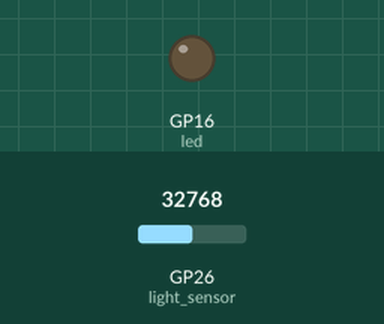
Simulated run of this program. Board: Raspberry Pi Pico running MicroPython. Parts: output pins drawn as LEDs (lit = HIGH). The test bench sets the inputs (shaded band); at power-on: GP26 (light_sensor) = 32768 (analog values on the 0–65535 scale). What the program prints to the serial console is not drawn.

Above: at 1.2 s.
1.3 s: GP26 (light_sensor) set to 20928
2.8 s: GP26 (light_sensor) set to 19584
At 3.8 s:
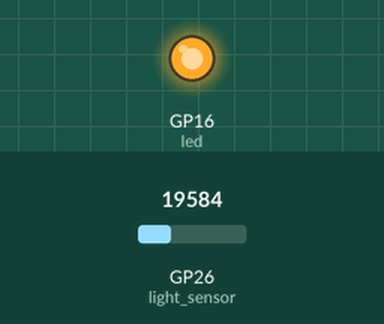
4.3 s: GP26 (light_sensor) set to 20655
At 5.2 s:
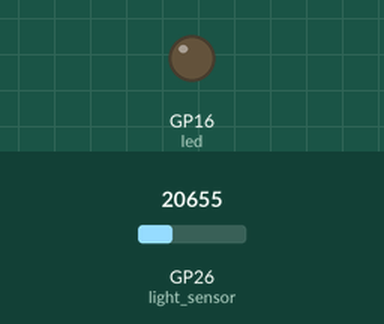
5.8 s: GP26 (light_sensor) set to 19660
At 6.5 s:
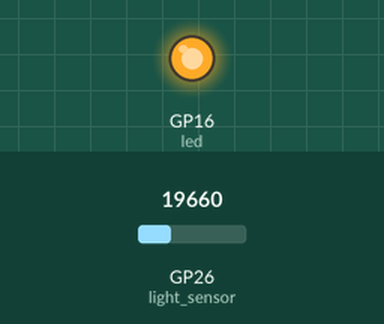
Timing chart, 0 to 8.3 s (numbered marks = the images above; inputs shaded):
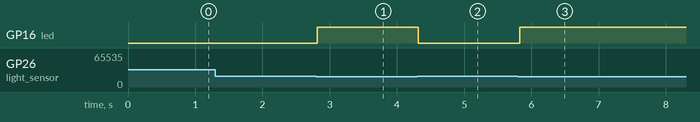

Measured:
- the behaviour switches between 20000 and 19984 on GP26 (light_sensor) (found by bisection; images 0 and 1)
- after the input at 1.3 s, every drawn part: stays the same
- after the input at 2.8 s, GP16 (led): LOW → HIGH at once
- after the input at 4.3 s, GP16 (led): HIGH → LOW at once
- after the input at 5.8 s, GP16 (led): LOW → HIGH at once

The program:

02_threshold_led.py
```python
from machine import ADC, Pin
import time

# ── ピン設定 ─────────────────────────────────────────────────────────
LIGHT_SENSOR_PIN = 26   # Grove A0 コネクタ
LED_PIN          = 16   # Grove D16 コネクタ

# ── しきい値 ─────────────────────────────────────────────────────────
# この値より ADC値が小さい（暗い）と LED が点灯する
# 撮影時実測: 通常時　　 ≈ 30000
# 撮影時実測：手をかざす ≈ 10000
# → 中間の 20000 をしきい値に設定
THRESHOLD = 20000

# ── サンプリング間隔 ─────────────────────────────────────────────────
INTERVAL_SEC = 0.1  # 0.1秒ごとに確認（素早く反応させる）

# ── LED状態の定義（可読性のため定数化） ─────────────────────────────
LED_ON  = 1
LED_OFF = 0

# ── 初期化 ───────────────────────────────────────────────────────────
light_sensor = ADC(Pin(LIGHT_SENSOR_PIN))
led          = Pin(LED_PIN, Pin.OUT)

led.value(LED_OFF)  # 起動時はLED消灯

print("しきい値判定プログラム 開始")
print(f"THRESHOLD = {THRESHOLD}  （暗い → LED点灯）")
print("-" * 40)

# ── メインループ ─────────────────────────────────────────────────────
while True:
    adc_value = light_sensor.read_u16()

    if adc_value < THRESHOLD:
        # 暗い → LED 点灯
        led.value(LED_ON)
        status = "暗い  → LED ON"
    else:
        # 明るい → LED 消灯
        led.value(LED_OFF)
        status = "明るい → LED OFF"

    print(f"ADC: {adc_value:5d}  {status}")
    time.sleep(INTERVAL_SEC)
```
